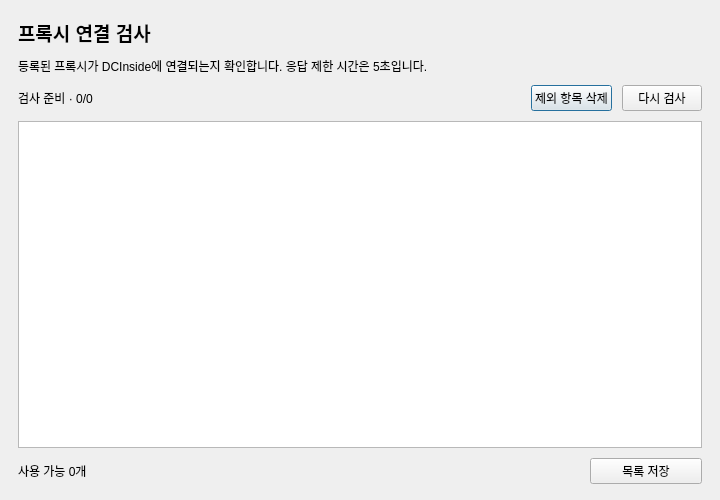
<?xml version="1.0" encoding="UTF-8"?>
<ui version="4.0">
 <class>Dialog</class>
 <widget class="QDialog" name="Dialog">
  <property name="geometry">
   <rect>
    <x>0</x>
    <y>0</y>
    <width>720</width>
    <height>500</height>
   </rect>
  </property>
  <property name="minimumSize">
   <size>
    <width>620</width>
    <height>400</height>
   </size>
  </property>
  <property name="windowTitle">
   <string>디시인사이드 클리너 - 프록시 연결 확인</string>
  </property>
  <layout class="QVBoxLayout" name="verticalLayout">
   <property name="spacing">
    <number>10</number>
   </property>
   <property name="leftMargin">
    <number>18</number>
   </property>
   <property name="topMargin">
    <number>18</number>
   </property>
   <property name="rightMargin">
    <number>18</number>
   </property>
   <property name="bottomMargin">
    <number>16</number>
   </property>
   <item>
    <widget class="QLabel" name="label_title">
     <property name="font">
      <font>
       <pointsize>14</pointsize>
       <weight>75</weight>
       <bold>true</bold>
      </font>
     </property>
     <property name="text">
      <string>프록시 연결 검사</string>
     </property>
     <property name="alignment">
      <set>Qt::AlignLeft|Qt::AlignTop</set>
     </property>
    </widget>
   </item>
   <item>
    <widget class="QLabel" name="label_help">
     <property name="text">
      <string>등록된 프록시가 DCInside에 연결되는지 확인합니다. 응답 제한 시간은 5초입니다.</string>
     </property>
     <property name="alignment">
      <set>Qt::AlignLeft|Qt::AlignTop</set>
     </property>
     <property name="wordWrap">
      <bool>true</bool>
     </property>
    </widget>
   </item>
   <item>
    <layout class="QHBoxLayout" name="horizontalLayout_toolbar">
     <item>
      <widget class="QLabel" name="label_status">
       <property name="text">
        <string>검사 준비 · 0/0</string>
       </property>
       <property name="alignment">
        <set>Qt::AlignLeft|Qt::AlignVCenter</set>
       </property>
      </widget>
     </item>
     <item>
      <spacer name="horizontalSpacer_toolbar">
       <property name="orientation">
        <enum>Qt::Horizontal</enum>
       </property>
       <property name="sizeHint" stdset="0">
        <size>
         <width>40</width>
         <height>20</height>
        </size>
       </property>
      </spacer>
     </item>
     <item>
      <widget class="QPushButton" name="btn_remove_excluded">
       <property name="text">
        <string>제외 항목 삭제</string>
       </property>
      </widget>
     </item>
     <item>
      <widget class="QPushButton" name="btn_retest">
       <property name="text">
        <string>다시 검사</string>
       </property>
      </widget>
     </item>
    </layout>
   </item>
   <item>
    <widget class="QTableWidget" name="proxy_table">
     <property name="alternatingRowColors">
      <bool>true</bool>
     </property>
     <property name="selectionMode">
      <enum>QAbstractItemView::SingleSelection</enum>
     </property>
     <property name="selectionBehavior">
      <enum>QAbstractItemView::SelectRows</enum>
     </property>
     <property name="showGrid">
      <bool>false</bool>
     </property>
     <property name="cornerButtonEnabled">
      <bool>false</bool>
     </property>
    </widget>
   </item>
   <item>
    <layout class="QHBoxLayout" name="horizontalLayout_footer">
     <item>
      <widget class="QLabel" name="label_summary">
       <property name="text">
        <string>사용 가능 0개</string>
       </property>
       <property name="alignment">
        <set>Qt::AlignLeft|Qt::AlignVCenter</set>
       </property>
      </widget>
     </item>
     <item>
      <spacer name="horizontalSpacer_footer">
       <property name="orientation">
        <enum>Qt::Horizontal</enum>
       </property>
       <property name="sizeHint" stdset="0">
        <size>
         <width>40</width>
         <height>20</height>
        </size>
       </property>
      </spacer>
     </item>
     <item>
      <widget class="QPushButton" name="btn_save_proxies">
       <property name="minimumSize">
        <size>
         <width>112</width>
         <height>0</height>
        </size>
       </property>
       <property name="text">
        <string>목록 저장</string>
       </property>
      </widget>
     </item>
    </layout>
   </item>
  </layout>
 </widget>
 <resources/>
 <connections/>
</ui>
